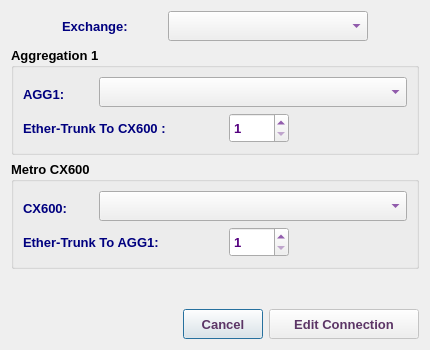
<?xml version="1.0" encoding="UTF-8"?>
<ui version="4.0">
 <class>EditAggCxDialog</class>
 <widget class="QDialog" name="EditAggCxDialog">
  <property name="geometry">
   <rect>
    <x>0</x>
    <y>0</y>
    <width>430</width>
    <height>350</height>
   </rect>
  </property>
  <property name="sizePolicy">
   <sizepolicy hsizetype="Fixed" vsizetype="Fixed">
    <horstretch>0</horstretch>
    <verstretch>0</verstretch>
   </sizepolicy>
  </property>
  <property name="minimumSize">
   <size>
    <width>430</width>
    <height>350</height>
   </size>
  </property>
  <property name="maximumSize">
   <size>
    <width>431</width>
    <height>351</height>
   </size>
  </property>
  <property name="font">
   <font>
    <family>Tahoma</family>
    <pointsize>10</pointsize>
   </font>
  </property>
  <property name="windowTitle">
   <string>Edit AGG-CX600 Connection</string>
  </property>
  <property name="windowIcon">
   <iconset resource="../../../../image.qrc">
    <normaloff>:/Image/edit.png</normaloff>:/Image/edit.png</iconset>
  </property>
  <layout class="QVBoxLayout" name="verticalLayout_3">
   <item>
    <layout class="QHBoxLayout" name="horizontalLayout">
     <item>
      <spacer name="horizontalSpacer">
       <property name="font">
        <font>
         <family>Tahoma</family>
         <pointsize>10</pointsize>
        </font>
       </property>
       <property name="orientation">
        <enum>Qt::Horizontal</enum>
       </property>
       <property name="sizeHint" stdset="0">
        <size>
         <width>40</width>
         <height>20</height>
        </size>
       </property>
      </spacer>
     </item>
     <item>
      <widget class="QLabel" name="label">
       <property name="minimumSize">
        <size>
         <width>100</width>
         <height>30</height>
        </size>
       </property>
       <property name="maximumSize">
        <size>
         <width>100</width>
         <height>30</height>
        </size>
       </property>
       <property name="font">
        <font>
         <family>Tahoma</family>
         <pointsize>10</pointsize>
         <weight>75</weight>
         <bold>true</bold>
        </font>
       </property>
       <property name="styleSheet">
        <string notr="true">color: rgb(0, 0, 127);</string>
       </property>
       <property name="text">
        <string>Exchange:</string>
       </property>
      </widget>
     </item>
     <item>
      <widget class="QComboBox" name="abbrCB">
       <property name="sizePolicy">
        <sizepolicy hsizetype="Preferred" vsizetype="Preferred">
         <horstretch>0</horstretch>
         <verstretch>0</verstretch>
        </sizepolicy>
       </property>
       <property name="minimumSize">
        <size>
         <width>200</width>
         <height>30</height>
        </size>
       </property>
       <property name="maximumSize">
        <size>
         <width>16777215</width>
         <height>30</height>
        </size>
       </property>
       <property name="font">
        <font>
         <family>Tahoma</family>
         <pointsize>10</pointsize>
         <weight>75</weight>
         <bold>true</bold>
        </font>
       </property>
       <property name="styleSheet">
        <string notr="true">color: rgb(85, 0, 127);</string>
       </property>
      </widget>
     </item>
     <item>
      <spacer name="horizontalSpacer_2">
       <property name="font">
        <font>
         <family>Tahoma</family>
         <pointsize>10</pointsize>
        </font>
       </property>
       <property name="orientation">
        <enum>Qt::Horizontal</enum>
       </property>
       <property name="sizeHint" stdset="0">
        <size>
         <width>40</width>
         <height>20</height>
        </size>
       </property>
      </spacer>
     </item>
    </layout>
   </item>
   <item>
    <widget class="QGroupBox" name="groupBox">
     <property name="font">
      <font>
       <family>Tahoma</family>
       <pointsize>10</pointsize>
       <weight>75</weight>
       <bold>true</bold>
      </font>
     </property>
     <property name="title">
      <string>Aggregation 1</string>
     </property>
     <layout class="QVBoxLayout" name="verticalLayout">
      <item>
       <layout class="QHBoxLayout" name="horizontalLayout_2">
        <item>
         <widget class="QLabel" name="label_2">
          <property name="minimumSize">
           <size>
            <width>70</width>
            <height>30</height>
           </size>
          </property>
          <property name="maximumSize">
           <size>
            <width>70</width>
            <height>25</height>
           </size>
          </property>
          <property name="font">
           <font>
            <family>Tahoma</family>
            <pointsize>10</pointsize>
            <weight>75</weight>
            <bold>true</bold>
           </font>
          </property>
          <property name="styleSheet">
           <string notr="true">color: rgb(0, 0, 127);</string>
          </property>
          <property name="text">
           <string>AGG1:</string>
          </property>
         </widget>
        </item>
        <item>
         <widget class="QComboBox" name="agg1CB">
          <property name="minimumSize">
           <size>
            <width>300</width>
            <height>30</height>
           </size>
          </property>
          <property name="maximumSize">
           <size>
            <width>16777215</width>
            <height>30</height>
           </size>
          </property>
          <property name="font">
           <font>
            <family>Tahoma</family>
            <pointsize>10</pointsize>
            <weight>75</weight>
            <bold>true</bold>
           </font>
          </property>
          <property name="styleSheet">
           <string notr="true">color: rgb(85, 0, 127);</string>
          </property>
         </widget>
        </item>
       </layout>
      </item>
      <item>
       <layout class="QHBoxLayout" name="horizontalLayout_3">
        <item>
         <widget class="QLabel" name="label_4">
          <property name="minimumSize">
           <size>
            <width>200</width>
            <height>30</height>
           </size>
          </property>
          <property name="maximumSize">
           <size>
            <width>250</width>
            <height>30</height>
           </size>
          </property>
          <property name="font">
           <font>
            <family>Tahoma</family>
            <pointsize>10</pointsize>
            <weight>75</weight>
            <bold>true</bold>
           </font>
          </property>
          <property name="styleSheet">
           <string notr="true">color: rgb(0, 0, 127);</string>
          </property>
          <property name="text">
           <string>Ether-Trunk To CX600 :</string>
          </property>
         </widget>
        </item>
        <item>
         <widget class="QSpinBox" name="aggEthSB">
          <property name="minimumSize">
           <size>
            <width>60</width>
            <height>30</height>
           </size>
          </property>
          <property name="maximumSize">
           <size>
            <width>60</width>
            <height>30</height>
           </size>
          </property>
          <property name="font">
           <font>
            <family>Tahoma</family>
            <pointsize>10</pointsize>
            <weight>75</weight>
            <bold>true</bold>
           </font>
          </property>
          <property name="styleSheet">
           <string notr="true">color: rgb(85, 0, 127);</string>
          </property>
          <property name="minimum">
           <number>1</number>
          </property>
          <property name="maximum">
           <number>1000</number>
          </property>
         </widget>
        </item>
        <item>
         <spacer name="horizontalSpacer_5">
          <property name="font">
           <font>
            <family>Tahoma</family>
            <pointsize>10</pointsize>
           </font>
          </property>
          <property name="orientation">
           <enum>Qt::Horizontal</enum>
          </property>
          <property name="sizeHint" stdset="0">
           <size>
            <width>40</width>
            <height>20</height>
           </size>
          </property>
         </spacer>
        </item>
       </layout>
      </item>
     </layout>
    </widget>
   </item>
   <item>
    <widget class="QGroupBox" name="groupBox_2">
     <property name="font">
      <font>
       <family>Tahoma</family>
       <pointsize>10</pointsize>
       <weight>75</weight>
       <bold>true</bold>
      </font>
     </property>
     <property name="title">
      <string>Metro CX600</string>
     </property>
     <layout class="QVBoxLayout" name="verticalLayout_2">
      <item>
       <layout class="QHBoxLayout" name="horizontalLayout_4">
        <item>
         <widget class="QLabel" name="label_3">
          <property name="minimumSize">
           <size>
            <width>70</width>
            <height>30</height>
           </size>
          </property>
          <property name="maximumSize">
           <size>
            <width>70</width>
            <height>25</height>
           </size>
          </property>
          <property name="font">
           <font>
            <family>Tahoma</family>
            <pointsize>10</pointsize>
            <weight>75</weight>
            <bold>true</bold>
           </font>
          </property>
          <property name="styleSheet">
           <string notr="true">color: rgb(0, 0, 127);</string>
          </property>
          <property name="text">
           <string>CX600:</string>
          </property>
         </widget>
        </item>
        <item>
         <widget class="QComboBox" name="cxCB">
          <property name="minimumSize">
           <size>
            <width>300</width>
            <height>30</height>
           </size>
          </property>
          <property name="maximumSize">
           <size>
            <width>16777215</width>
            <height>30</height>
           </size>
          </property>
          <property name="font">
           <font>
            <family>Tahoma</family>
            <pointsize>10</pointsize>
            <weight>75</weight>
            <bold>true</bold>
           </font>
          </property>
          <property name="styleSheet">
           <string notr="true">color: rgb(85, 0, 127);</string>
          </property>
         </widget>
        </item>
       </layout>
      </item>
      <item>
       <layout class="QHBoxLayout" name="horizontalLayout_5">
        <item>
         <widget class="QLabel" name="label_5">
          <property name="minimumSize">
           <size>
            <width>200</width>
            <height>30</height>
           </size>
          </property>
          <property name="maximumSize">
           <size>
            <width>250</width>
            <height>30</height>
           </size>
          </property>
          <property name="font">
           <font>
            <family>Tahoma</family>
            <pointsize>10</pointsize>
            <weight>75</weight>
            <bold>true</bold>
           </font>
          </property>
          <property name="styleSheet">
           <string notr="true">color: rgb(0, 0, 127);</string>
          </property>
          <property name="text">
           <string>Ether-Trunk To AGG1:</string>
          </property>
         </widget>
        </item>
        <item>
         <widget class="QSpinBox" name="cxEthSB">
          <property name="minimumSize">
           <size>
            <width>60</width>
            <height>30</height>
           </size>
          </property>
          <property name="maximumSize">
           <size>
            <width>60</width>
            <height>30</height>
           </size>
          </property>
          <property name="font">
           <font>
            <family>Tahoma</family>
            <pointsize>10</pointsize>
            <weight>75</weight>
            <bold>true</bold>
           </font>
          </property>
          <property name="styleSheet">
           <string notr="true">color: rgb(85, 0, 127);</string>
          </property>
          <property name="minimum">
           <number>1</number>
          </property>
          <property name="maximum">
           <number>1000</number>
          </property>
         </widget>
        </item>
        <item>
         <spacer name="horizontalSpacer_3">
          <property name="font">
           <font>
            <family>Tahoma</family>
            <pointsize>10</pointsize>
           </font>
          </property>
          <property name="orientation">
           <enum>Qt::Horizontal</enum>
          </property>
          <property name="sizeHint" stdset="0">
           <size>
            <width>40</width>
            <height>20</height>
           </size>
          </property>
         </spacer>
        </item>
       </layout>
      </item>
     </layout>
    </widget>
   </item>
   <item>
    <spacer name="verticalSpacer">
     <property name="font">
      <font>
       <family>Tahoma</family>
       <pointsize>10</pointsize>
      </font>
     </property>
     <property name="orientation">
      <enum>Qt::Vertical</enum>
     </property>
     <property name="sizeHint" stdset="0">
      <size>
       <width>20</width>
       <height>19</height>
      </size>
     </property>
    </spacer>
   </item>
   <item>
    <layout class="QHBoxLayout" name="horizontalLayout_6">
     <item>
      <spacer name="horizontalSpacer_7">
       <property name="font">
        <font>
         <family>Tahoma</family>
         <pointsize>10</pointsize>
        </font>
       </property>
       <property name="orientation">
        <enum>Qt::Horizontal</enum>
       </property>
       <property name="sizeHint" stdset="0">
        <size>
         <width>40</width>
         <height>20</height>
        </size>
       </property>
      </spacer>
     </item>
     <item>
      <widget class="QPushButton" name="CancelBtn">
       <property name="sizePolicy">
        <sizepolicy hsizetype="Preferred" vsizetype="Preferred">
         <horstretch>0</horstretch>
         <verstretch>0</verstretch>
        </sizepolicy>
       </property>
       <property name="minimumSize">
        <size>
         <width>80</width>
         <height>30</height>
        </size>
       </property>
       <property name="maximumSize">
        <size>
         <width>100</width>
         <height>30</height>
        </size>
       </property>
       <property name="font">
        <font>
         <family>Tahoma</family>
         <pointsize>10</pointsize>
         <weight>75</weight>
         <bold>true</bold>
        </font>
       </property>
       <property name="styleSheet">
        <string notr="true">color: rgb(92, 53, 102);</string>
       </property>
       <property name="text">
        <string>Cancel</string>
       </property>
      </widget>
     </item>
     <item>
      <widget class="QPushButton" name="okBtn">
       <property name="enabled">
        <bool>false</bool>
       </property>
       <property name="sizePolicy">
        <sizepolicy hsizetype="Preferred" vsizetype="Preferred">
         <horstretch>0</horstretch>
         <verstretch>0</verstretch>
        </sizepolicy>
       </property>
       <property name="minimumSize">
        <size>
         <width>150</width>
         <height>30</height>
        </size>
       </property>
       <property name="maximumSize">
        <size>
         <width>200</width>
         <height>30</height>
        </size>
       </property>
       <property name="font">
        <font>
         <family>Tahoma</family>
         <pointsize>10</pointsize>
         <weight>75</weight>
         <bold>true</bold>
        </font>
       </property>
       <property name="styleSheet">
        <string notr="true">color: rgb(92, 53, 102);</string>
       </property>
       <property name="text">
        <string>Edit Connection</string>
       </property>
       <property name="icon">
        <iconset resource="../../../../image.qrc">
         <normaloff>:/Image/edit.png</normaloff>:/Image/edit.png</iconset>
       </property>
       <property name="iconSize">
        <size>
         <width>20</width>
         <height>20</height>
        </size>
       </property>
      </widget>
     </item>
    </layout>
   </item>
  </layout>
 </widget>
 <tabstops>
  <tabstop>abbrCB</tabstop>
  <tabstop>agg1CB</tabstop>
  <tabstop>aggEthSB</tabstop>
  <tabstop>cxCB</tabstop>
  <tabstop>cxEthSB</tabstop>
  <tabstop>okBtn</tabstop>
  <tabstop>CancelBtn</tabstop>
 </tabstops>
 <resources>
  <include location="../../../../image.qrc"/>
 </resources>
 <connections/>
</ui>
